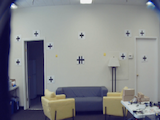
#> input picture Testing_Raghav/test.png, 160 x 120 px
$ python -i utils.py   (imports and definitions only)
#> lines starting #> are read from the running program, lines starting #| are printed output that depends on the picture
import cv2
import numpy as np
from scipy.signal import convolve2d
from oyla.enhancement.homofilt import HomomorphicFilter

# [6 lines left out: function fit_reflectivity, not called in this run]
def rgb_equalize_histogram(rgb):
    rgb = (rgb*255).astype('uint8')
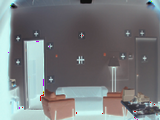
#> rgb: shape (120, 160, 3); mean of channels 0, 1, 2 125.3, 123.2, 119.8; drawn as B, G, R
    hsv = cv2.cvtColor(rgb,cv2.COLOR_RGB2HSV)
#> hsv: shape (120, 160, 3); mean H, S, V 94.1, 29.4, 130.7
    h,s,v = cv2.split(hsv)
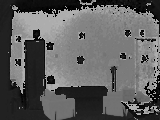
#> h: shape (120, 160); min 0, max 179, mean 94.1
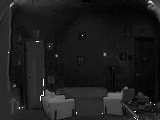
#> s: shape (120, 160); min 0, max 255, mean 29.4
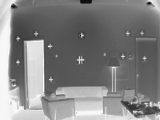
#> v: shape (120, 160); min 0, max 255, mean 130.7
    _v = cv2.equalizeHist(v)
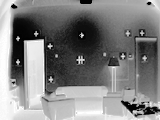
#> _v: shape (120, 160); min 0, max 255, mean 129
    hsv = cv2.merge((h,s,_v))
#> hsv: shape (120, 160, 3); mean H, S, V 94.1, 29.4, 129
    ergb = cv2.cvtColor(hsv,cv2.COLOR_HSV2RGB)
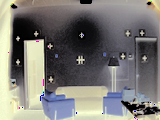
#> ergb: shape (120, 160, 3); mean R, G, B 123.1, 121.4, 117.4
    ergb[ergb>255] = 255
    ergb[ergb<0] = 0
    ergb = ergb.astype('float32')/255.0
    return ergb

# [106 lines left out: functions Stransform, clean_algorithm, clean_algorithm2, supress_saturation, do_reflectivity_enhancement, not called in this run]

>>> import cv2
>>> picture = cv2.cvtColor(cv2.imread('../../Testing_Raghav/test.png'), cv2.COLOR_BGR2RGB)
>>> result = rgb_equalize_histogram(picture)
